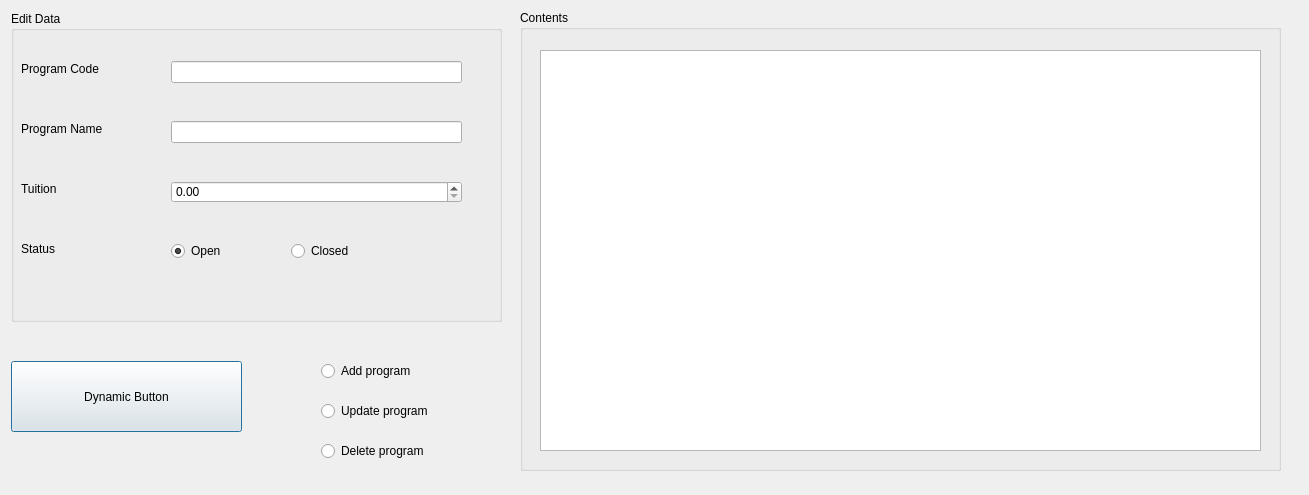
<?xml version="1.0" encoding="UTF-8"?>
<ui version="4.0">
 <class>dialogAcaProgram</class>
 <widget class="QDialog" name="dialogAcaProgram">
  <property name="geometry">
   <rect>
    <x>0</x>
    <y>0</y>
    <width>1309</width>
    <height>495</height>
   </rect>
  </property>
  <property name="windowTitle">
   <string>Dialog</string>
  </property>
  <widget class="QGroupBox" name="gbAcaContent">
   <property name="geometry">
    <rect>
     <x>520</x>
     <y>10</y>
     <width>761</width>
     <height>461</height>
    </rect>
   </property>
   <property name="title">
    <string>Contents</string>
   </property>
   <widget class="QTableView" name="tvAcaProgram">
    <property name="geometry">
     <rect>
      <x>20</x>
      <y>40</y>
      <width>721</width>
      <height>401</height>
     </rect>
    </property>
   </widget>
  </widget>
  <widget class="QPushButton" name="pushBtnAcaProgram">
   <property name="geometry">
    <rect>
     <x>11</x>
     <y>361</y>
     <width>231</width>
     <height>71</height>
    </rect>
   </property>
   <property name="font">
    <font>
     <pointsize>9</pointsize>
    </font>
   </property>
   <property name="text">
    <string>Dynamic Button</string>
   </property>
  </widget>
  <widget class="QWidget" name="widget_6" native="true">
   <property name="geometry">
    <rect>
     <x>301</x>
     <y>341</y>
     <width>201</width>
     <height>131</height>
    </rect>
   </property>
   <property name="font">
    <font>
     <pointsize>9</pointsize>
    </font>
   </property>
   <widget class="QRadioButton" name="rdbtnAddAcaProgram">
    <property name="geometry">
     <rect>
      <x>20</x>
      <y>20</y>
      <width>201</width>
      <height>20</height>
     </rect>
    </property>
    <property name="text">
     <string>Add program</string>
    </property>
   </widget>
   <widget class="QRadioButton" name="rdbtnUpdateAcaProgram">
    <property name="geometry">
     <rect>
      <x>20</x>
      <y>60</y>
      <width>221</width>
      <height>20</height>
     </rect>
    </property>
    <property name="text">
     <string>Update program</string>
    </property>
   </widget>
   <widget class="QRadioButton" name="rdbtnDeleteAcaProgram">
    <property name="geometry">
     <rect>
      <x>20</x>
      <y>100</y>
      <width>231</width>
      <height>20</height>
     </rect>
    </property>
    <property name="text">
     <string>Delete program</string>
    </property>
   </widget>
  </widget>
  <widget class="QGroupBox" name="gbAcaEditData">
   <property name="geometry">
    <rect>
     <x>11</x>
     <y>11</y>
     <width>491</width>
     <height>311</height>
    </rect>
   </property>
   <property name="title">
    <string>Edit Data</string>
   </property>
   <widget class="QLabel" name="lbProgramCode">
    <property name="geometry">
     <rect>
      <x>10</x>
      <y>50</y>
      <width>121</width>
      <height>16</height>
     </rect>
    </property>
    <property name="text">
     <string>Program Code</string>
    </property>
   </widget>
   <widget class="QLabel" name="lbProgramname">
    <property name="geometry">
     <rect>
      <x>10</x>
      <y>110</y>
      <width>121</width>
      <height>16</height>
     </rect>
    </property>
    <property name="text">
     <string>Program Name</string>
    </property>
   </widget>
   <widget class="QLabel" name="lbTuition">
    <property name="geometry">
     <rect>
      <x>10</x>
      <y>170</y>
      <width>121</width>
      <height>16</height>
     </rect>
    </property>
    <property name="text">
     <string>Tuition</string>
    </property>
   </widget>
   <widget class="QLabel" name="lbAcaStatus">
    <property name="geometry">
     <rect>
      <x>10</x>
      <y>230</y>
      <width>121</width>
      <height>16</height>
     </rect>
    </property>
    <property name="text">
     <string>Status</string>
    </property>
   </widget>
   <widget class="QLineEdit" name="txtProgramCode">
    <property name="geometry">
     <rect>
      <x>160</x>
      <y>50</y>
      <width>291</width>
      <height>22</height>
     </rect>
    </property>
   </widget>
   <widget class="QLineEdit" name="txtProgramName">
    <property name="geometry">
     <rect>
      <x>160</x>
      <y>110</y>
      <width>291</width>
      <height>22</height>
     </rect>
    </property>
   </widget>
   <widget class="QRadioButton" name="rdAcaStatusOpen">
    <property name="geometry">
     <rect>
      <x>160</x>
      <y>230</y>
      <width>111</width>
      <height>20</height>
     </rect>
    </property>
    <property name="text">
     <string>Open</string>
    </property>
    <property name="checked">
     <bool>true</bool>
    </property>
   </widget>
   <widget class="QRadioButton" name="rdAcaStatusClose">
    <property name="geometry">
     <rect>
      <x>280</x>
      <y>230</y>
      <width>111</width>
      <height>20</height>
     </rect>
    </property>
    <property name="text">
     <string>Closed</string>
    </property>
   </widget>
   <widget class="QDoubleSpinBox" name="dsbProgramTuition">
    <property name="geometry">
     <rect>
      <x>160</x>
      <y>170</y>
      <width>291</width>
      <height>22</height>
     </rect>
    </property>
    <property name="maximum">
     <double>100000.000000000000000</double>
    </property>
   </widget>
  </widget>
 </widget>
 <resources/>
 <connections/>
</ui>
